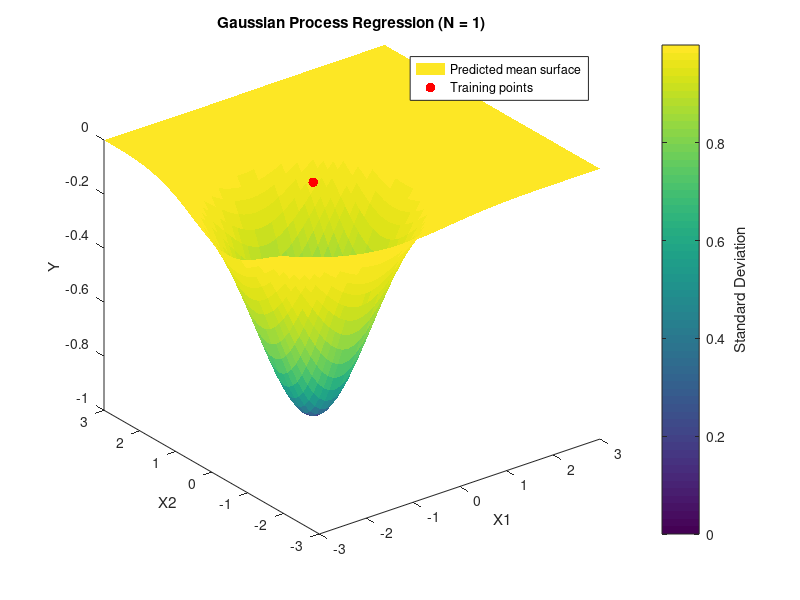

Recreate this plot in MATLAB. (Note: this script raises an error after producing the figure.)
%% Generate sample data
X = -3 + 6 * rand(20, 2); % 20 random 2D points
Y = sin(X(:,1)) .* cos(X(:,2)) + 0.05 * randn(20, 1); % observations Y include some noise
n = length(X);

%% Define the RBF kernel function
sigma = 1.0; % bandwidth of the RBF kernel
RBF_kernel = @(x1, x2) exp(-norm(x1 - x2)^2 / (2 * sigma^2));
%%
% Compute the full kernel matrix
K = zeros(n, n); % initialize the kernel matrix
for i = 1:n
    for j = 1:n
        K(i,j) = RBF_kernel(X(i,:), X(j,:));
    end
end

K = K + 0.05^2 * eye(n);

% Test inputs for prediction
[X1_test_grid, X2_test_grid] = meshgrid(linspace(-3, 3, 50), linspace(-3, 3, 50));
X_test = [X1_test_grid(:), X2_test_grid(:)];
m_test = size(X_test, 1);

% Kernel between test points and training points
K_test = zeros(m_test, n);
for k = 1:m_test
    for j = 1:n
        K_test(k,j) = RBF_kernel(X_test(k,:),X(j,:));
    end
end

% Precompute diagonal of K_test_test / For RBF exp(0)=1
k_star_star = ones(m_test, 1);

figure;
set(gcf, 'color', 'w'); % gcf stands for 'get current figure'

scriptPath = mfilename('fullpath');
[scriptDir, ~, ~] = fileparts(scriptPath);
filename = fullfile(scriptDir, 'gpr_twodim_demo.gif');

for i = 1:n
    % Get relevant submatrices
    K_i = K(1:i, 1:i);
    K_inv = inv(K_i);
    K_test_i = K_test(:,1:i);
    Y_i = Y(1:i);

    % Compute predicted mean
    mu_test = K_test_i * K_inv * Y_i;
    
    % Compute predicted variance
    var_test = zeros(m_test, 1);
    for k = 1:m_test
        k_star = K_test_i(k,:)';
        var_test(k) = k_star_star(k) - k_star' * K_inv * k_star;
    end
    std_test = sqrt(var_test);
    
    %% Plot the results
    cla; % clear current axes
    hold on;
    
    %Plot the mean surface[X1,X2] with std as color
    mu_test_grid = reshape(mu_test,size(X1_test_grid));
    std_test_grid = reshape(std_test,size(X1_test_grid));
    surf(X1_test_grid, X2_test_grid, mu_test_grid, std_test_grid, 'EdgeColor','none');
    colorbar;
    hcb = colorbar;
    ylabel(hcb, 'Standard Deviation');
    
    % Plot the training points
    scatter(X(1:i,1), X(1:i,2), 50, 'filled', 'MarkerFaceColor', 'red');

    hold off;
    legend('Predicted mean surface', 'Training points', 'Location', 'Best');
    xlabel('X1');
    ylabel('X2');
    zlabel('Y');
    title(['Gaussian Process Regression (N = ' num2str(i) ')']);
    view(3);
    %% Generate gif
    drawnow;
    frame = getframe(gcf); % capture figure frame
    im = frame2im(frame); % convert frame to image
    [A, map] = rgb2ind(im, 256); % convert image to indexed image
    if i == 1
        imwrite(A, map, filename, 'gif', 'LoopCount', Inf, 'DelayTime', 1);
    else
        imwrite(A, map, filename, 'gif', 'WriteMode', 'append', 'DelayTime', 1);
    end

    pause(1);
end
